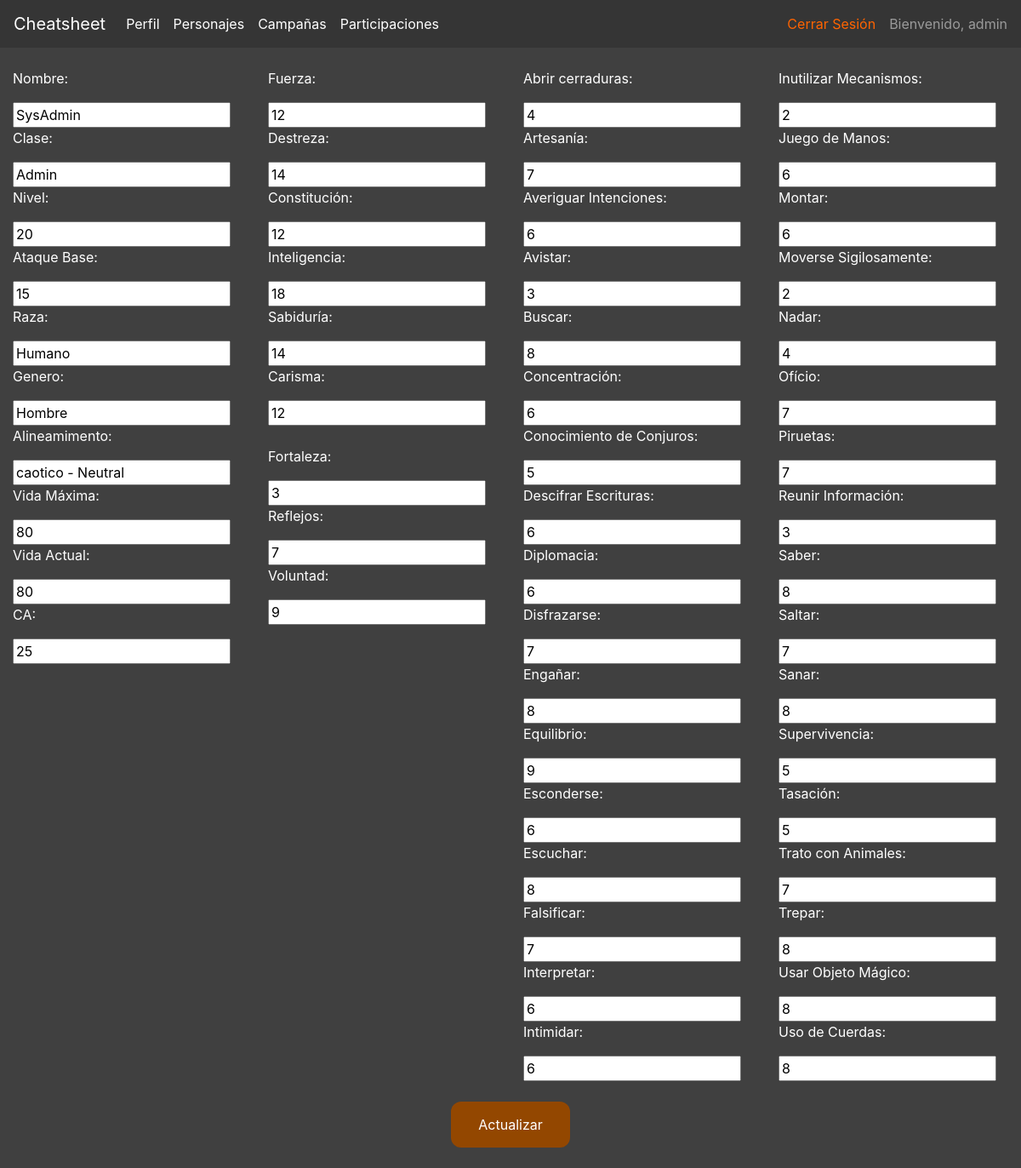
/hojapersonaje/estadisticasupdate/1 (signed in), run on the app's committed database.
### hojapersonaje/models.py (models this page shows, shortened)
class Personaje(models.Model):
	idPer  = models.AutoField(primary_key=True)
	nomPer = models.CharField(max_length=40)
	claPer = models.CharField(max_length=20)
	nivPer = models.IntegerField(blank=True, null=True)
	razPer = models.CharField(max_length=20)
	genPer = models.CharField(max_length=10)
	aliPer = models.CharField(max_length=20)
	ataPer = models.IntegerField(blank=True, null=True)
	DGPer = models.IntegerField(blank=True, null=True)
	MaxDGPer = models.IntegerField(blank=True, null=True)
	CAPer = models.IntegerField(blank=True, null=True)
	usuPer = models.ForeignKey(Perfil, on_delete=models.CASCADE, blank=True, null=True)
	FUE = models.IntegerField(blank=True, null=True)
	DES = models.IntegerField(blank=True, null=True)
	CON = models.IntegerField(blank=True, null=True)
	INT = models.IntegerField(blank=True, null=True)
	SAB = models.IntegerField(blank=True, null=True)
	CAR = models.IntegerField(blank=True, null=True)
	fortaleza = models.IntegerField(blank=True, null=True)
	reflejos = models.IntegerField(blank=True, null=True)
	voluntad = models.IntegerField(blank=True, null=True)
	abrirCerraduras = models.IntegerField(blank=True, null=True)
	artesania = models.IntegerField(blank=True, null=True)
	averiguarIntenciones = models.IntegerField(blank=True, null=True)
	avistar = models.IntegerField(blank=True, null=True)
	buscar = models.IntegerField(blank=True, null=True)
	concentracion = models.IntegerField(blank=True, null=True)
	conocimientoConjuros = models.IntegerField(blank=True, null=True)
	descifrarEscrituras = models.IntegerField(blank=True, null=True)
	diplomacia = models.IntegerField(blank=True, null=True)
	disfrazarse = models.IntegerField(blank=True, null=True)
	engañar = models.IntegerField(blank=True, null=True)
	equilibrio = models.IntegerField(blank=True, null=True)
	esconderse = models.IntegerField(blank=True, null=True)
	escuchar = models.IntegerField(blank=True, null=True)
	falsificar = models.IntegerField(blank=True, null=True)
	interpretar = models.IntegerField(blank=True, null=True)
	intimidar = models.IntegerField(blank=True, null=True)
	inutilizarMecanismo = models.IntegerField(blank=True, null=True)
	juegoManos = models.IntegerField(blank=True, null=True)
	montar = models.IntegerField(blank=True, null=True)
	moverseSigilosamente = models.IntegerField(blank=True, null=True)
	nadar = models.IntegerField(blank=True, null=True)
	oficio = models.IntegerField(blank=True, null=True)
	piruetas = models.IntegerField(blank=True, null=True)
	reunirInformacion = models.IntegerField(blank=True, null=True)
	saber = models.IntegerField(blank=True, null=True)
	saltar = models.IntegerField(blank=True, null=True)
	sanar = models.IntegerField(blank=True, null=True)
	supervivencia = models.IntegerField(blank=True, null=True)
	tasacion = models.IntegerField(blank=True, null=True)
	tratoAnimales = models.IntegerField(blank=True, null=True)
	trepar = models.IntegerField(blank=True, null=True)
	usarObjetoMagico = models.IntegerField(blank=True, null=True)
	usoCuerdas = models.IntegerField(blank=True, null=True)
	ultimaTirada = models.IntegerField(blank=True, null=True)
	ultimoCampo = models.CharField(max_length=50, blank=True, null=True)

### hojapersonaje/views.py (the view)
# urls.py: re_path('estadisticasupdate/(?P<pk>\d+)', EstadisticasUpdate.as_view(), name='estadisticasupdate'),
class EstadisticasUpdate(UpdateView):
	model = Personaje
	fields = ['nomPer',
	'claPer',
	'nivPer',
	'razPer',
	'genPer',
	'aliPer',
	'ataPer',
	'FUE',
	'DES',
	'CON',
	'INT',
	'SAB',
	'CAR',
	'DGPer',
	'MaxDGPer',
	'CAPer',
	'fortaleza',
	'reflejos',
	'voluntad',
	'abrirCerraduras',
	'artesania',
	'averiguarIntenciones',
	'avistar',
	'buscar',
	'concentracion',
	'conocimientoConjuros',
	'descifrarEscrituras',
	'diplomacia',
	'disfrazarse',
	'engañar',
	'equilibrio',
	'esconderse',
	'escuchar',
	'falsificar',
	'interpretar',
	'intimidar',
	'inutilizarMecanismo',
	'juegoManos',
	'montar',
	'moverseSigilosamente',
	'nadar',
	'oficio',
	'piruetas',
	'reunirInformacion',
	'saber',
	'saltar',
	'sanar',
	'supervivencia',
	'tasacion',
	'tratoAnimales',
	'trepar',
	'usarObjetoMagico',
	'usoCuerdas']
	template_name="hojapersonaje/estadisticasupdate.html"
	success_url = reverse_lazy('estadisticas')

### hojapersonaje/templates/hojapersonaje/estadisticasupdate.html (shortened to what this page needs)
{% extends 'plantilla_base.html' %}
{% block content %}
{% if request.user.id == personaje.usuPer.user.id %}
<br>
	<div class="container-fluid">
		<div class="row justify-content-center">
			<div class="col-3">
				<form action="" method="post">{% csrf_token %}
				<p>Nombre:</p>
				{{ form.nomPer }}
				<p>Clase:</p>
				{{ form.claPer }}
				<p>Nivel:</p>
				{{ form.nivPer }}
				<p>Ataque Base:</p>
				{{ form.ataPer }}
				<p>Raza:</p>
				{{ form.razPer }}
				<p>Genero:</p>
				{{ form.genPer }}
				<p>Alineamimento:</p>
				{{ form.aliPer }}
				<p>Vida Máxima:</p>
				{{ form.MaxDGPer }}
				<p>Vida Actual:</p>
				{{ form.DGPer }}
				<p>CA:</p>
				{{ form.CAPer }}
				<br>
			</div>
			<div class="col-3">
				<p>Fuerza:</p>
				{{ form.FUE }}<br>
				<p>Destreza:</p>
				{{ form.DES }}<br>
				<p>Constitución:</p>
				{{ form.CON }}<br>
				<p>Inteligencia:</p>
				{{ form.INT }}<br>
				<p>Sabiduría:</p>
				{{ form.SAB }}<br>
				<p>Carisma:</p>
				{{ form.CAR }}<br>
				<br>
				<p>Fortaleza:</p>
				{{ form.fortaleza }}<br>
				<p>Reflejos:</p>
				{{ form.reflejos }}<br>
				<p>Voluntad:</p>
				{{ form.voluntad }}<br>
			</div>
			<div class="col-3">
				<p>Abrir cerraduras:</p>
				{{ form.abrirCerraduras }}<br>
				<p>Artesanía:</p>
				{{ form.artesania }}<br>
				<p>Averiguar Intenciones:</p>
				{{ form.averiguarIntenciones }}<br>
				<p>Avistar:</p>
				{{ form.avistar }}<br>
				<p>Buscar:</p>
				{{ form.buscar }}<br>
				<p>Concentración:</p>
				{{ form.concentracion }}<br>
				<p>Conocimiento de Conjuros:</p>
				{{ form.conocimientoConjuros }}<br>
				<p>Descifrar Escrituras:</p>
				{{ form.descifrarEscrituras }}<br>
				<p>Diplomacia:</p>
				{{ form.diplomacia }}<br>
				<p>Disfrazarse:</p>
				{{ form.disfrazarse }}<br>
				<p>Engañar:</p>
				{{ form.engañar }}<br>
				<p>Equilibrio:</p>
				{{ form.equilibrio }}<br>
				<p>Esconderse:</p>
				{{ form.esconderse }}<br>
				<p>Escuchar:</p>
				{{ form.escuchar }}<br>
				<p>Falsificar:</p>
				{{ form.falsificar }}<br>
				<p>Interpretar:</p>
				{{ form.interpretar }}<br>
				<p>Intimidar:</p>
				{{ form.intimidar }}<br>
			</div>
			<div class="col-3">
				<p>Inutilizar Mecanismos:</p>
				{{ form.inutilizarMecanismo }}<br>
				<p>Juego de Manos:</p>
				{{ form.juegoManos }}<br>
				<p>Montar:</p>
				{{ form.montar }}<br>
				<p>Moverse Sigilosamente:</p>
				{{ form.moverseSigilosamente }}<br>
				<p>Nadar:</p>
				{{ form.nadar }}<br>
				<p>Ofício:</p>
				{{ form.oficio }}<br>
				<p>Piruetas:</p>
				{{ form.piruetas }}<br>
				<p>Reunir Información:</p>
				{{ form.reunirInformacion }}<br>
				<p>Saber:</p>
				{{ form.saber }}<br>
				<p>Saltar:</p>
				{{ form.saltar }}<br>
				<p>Sanar:</p>
				{{ form.sanar }}<br>
				<p>Supervivencia:</p>
				{{ form.supervivencia }}<br>
				<p>Tasación:</p>
				{{ form.tasacion }}<br>
				<p>Trato con Animales:</p>
				{{ form.tratoAnimales }}<br>
				<p>Trepar:</p>
				{{ form.trepar }}<br>
				<p>Usar Objeto Mágico:</p>
				{{ form.usarObjetoMagico }}<br>
				<p>Uso de Cuerdas:</p>
				{{ form.usoCuerdas }}<br>
				<br>
			</div>
		</div>
	</div>
	<div class="container">
		<div class="row justify-content-center" id="unico">
			<div class="col-6">
				<input class="botonadd" type="submit" value="Actualizar" />
			</div>
		</div>
	</div>
<br>
{% endif %}
{% endblock %}

### hojapersonaje/templates/plantilla_base.html (shortened to what this page needs)
{% load static %}
<!doctype html>
<html>
<head>
	<link rel="stylesheet" href="https://stackpath.bootstrapcdn.com/bootstrap/4.5.0/css/bootstrap.min.css"/>
	<link rel="stylesheet" href="{% static 'css/Plantilla.css' %}"/>
</head>
<body class="text-white" style="background-color: #404040">
	<nav class="navbar navbar-expand-lg navbar-dark" style="background-color: #353535;">
	  <a class="navbar-brand" href="/">Cheatsheet</a>
	  <div class="collapse navbar-collapse order-1" id="navbarNavAltMarkup">
	    {% if user.is_authenticated %}
	    <div class="navbar-nav">
	      <a class="nav-item nav-link active" href="/hojapersonaje/usuariodetail/{{ request.user.id }}">Perfil</a>
	      <a class="nav-item nav-link active" href="/hojapersonaje/estadisticas">Personajes</a>
	      <a class="nav-item nav-link active" href="/hojapersonaje/campanas">Campañas</a>
	      <a class="nav-item nav-link active" href="/hojapersonaje/participalist">Participaciones</a>
	    </div>
	    <div class="collapse navbar-collapse justify-content-end" id="navbarNavAltMarkup">
	      <a class="nav-item nav-link active" href="/accounts/logout">Cerrar Sesión</a>
	      <span class="navbar-text">Bienvenido, {{ request.user }}</span>
	    </div>
	    {% else %}
	    <div class="collapse navbar-collapse justify-content-end" id="navbarNavAltMarkup">
	      <a class="nav-item nav-link active" href="/signup">Registrarse</a>
	      <a class="nav-item nav-link active" href="/accounts/login">Iniciar Sesión</a>
	    </div>
	    {% endif %}
	    </div>
	</nav>
    {% block content %}{% endblock %}
</body>
</html>

### hojapersonaje/static/css/Plantilla.css (style rules this page uses)
a { color: #ff6400; }
.botonadd { background-color: #934700; border: none; color: white; padding: 15px 32px; border-radius: 12px; }
#unico { justify-content: space-around; text-align: center; }

### data on the page
Personaje: nomPer "SysAdmin", claPer "Admin", nivPer "20", ataPer "15", razPer "Humano", genPer "Hombre", aliPer "caotico - Neutral", MaxDGPer "80", DGPer "80", CAPer "25", FUE "12", DES "14", CON "12", INT "18", SAB "14", CAR "12", fortaleza "3", reflejos "7", voluntad "9", abrirCerraduras "4", artesania "7", averiguarIntenciones "6", avistar "3", buscar "8", concentracion "6", conocimientoConjuros "5", descifrarEscrituras "6", diplomacia "6", disfrazarse "7", engañar "8", equilibrio "9", esconderse "6", escuchar "8", falsificar "7", interpretar "6", intimidar "6", inutilizarMecanismo "2", juegoManos "6", montar "6", moverseSigilosamente "2", nadar "4", oficio "7", piruetas "7", reunirInformacion "3", saber "8", saltar "7", sanar "8", supervivencia "5", tasacion "5", tratoAnimales "7", trepar "8", usarObjetoMagico "8", usoCuerdas "8"

### other printed values
{{ request.user }} "admin"
